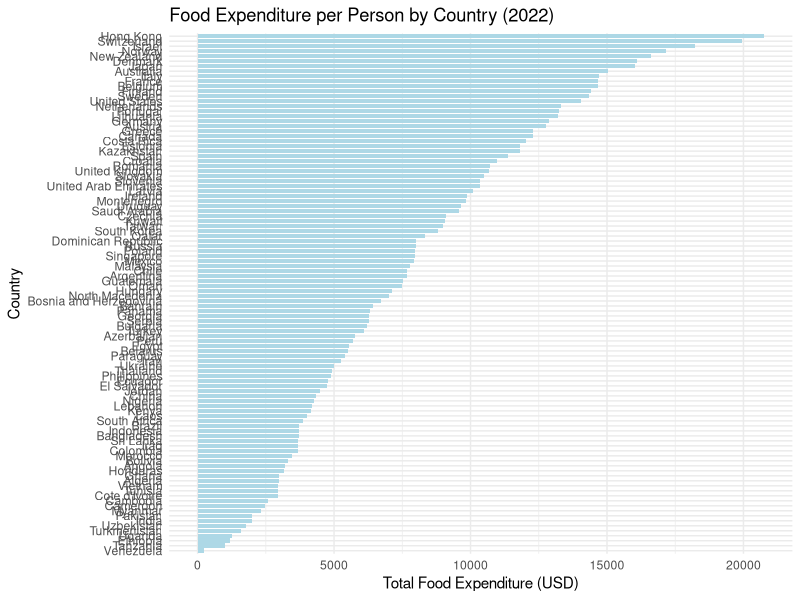
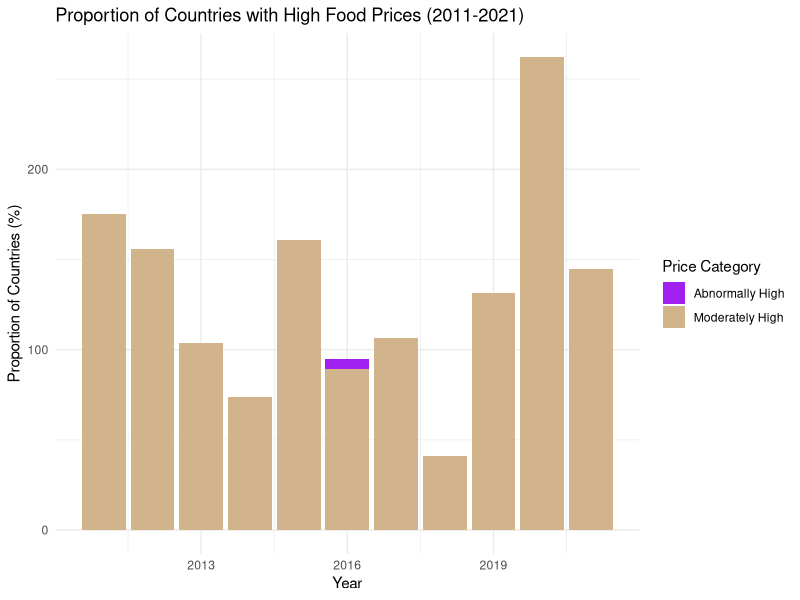

Generate these figures, in order, with R:
## ---- chunk 1
# Load necessary libraries
library(tidyverse)

# Load the datasets
food_expenditure <- read_csv("food-expenditure-per-person-per-year.csv")

high_food_prices <- read_csv("share-of-countries-recording-high-food-prices.csv")
## ---- chunk 2
# Clean the datasets
cleaned_food_expenditure <- food_expenditure %>%
  filter(!is.na(`Total food expenditure`))

cleaned_high_food_prices <- high_food_prices %>%
  filter(!is.na(`2.c.1 - Proportion of countries recording abnormally high or moderately high food prices, according to the Indicator of Food Price Anomalies (%) - AG_FPA_HMFP - Abnormal: High food prices`)) %>%
  filter(!is.na(`2.c.1 - Proportion of countries recording abnormally high or moderately high food prices, according to the Indicator of Food Price Anomalies (%) - AG_FPA_HMFP - Moderate: Moderately high food prices`))

## ---- chunk 3
# Create a bar chart of food expenditure per person
ggplot(cleaned_food_expenditure, aes(x = reorder(Entity, `Total food expenditure`), y = `Total food expenditure`)) +
  geom_bar(stat = "identity", fill = "lightblue") +
  coord_flip() +
  labs(title = "Food Expenditure per Person by Country (2022)",
       x = "Country",
       y = "Total Food Expenditure (USD)") +
  theme_minimal()

## ---- chunk 4
# Show top 10 countries with highest food expenditure
top_10_expenditure <- cleaned_food_expenditure %>%
  arrange(desc(`Total food expenditure`)) %>%
  select(Entity, `Total food expenditure`) %>%  # Select relevant columns
  head(10)

# Display the table using knitr::kable
knitr::kable(top_10_expenditure, col.names = c("Country", "Total Food Expenditure (USD)"))


## ---- chunk 5
# Create a bar chart for countries recording high food prices
ggplot(cleaned_high_food_prices, aes(x = Year, 
                                     y = `2.c.1 - Proportion of countries recording abnormally high or moderately high food prices, according to the Indicator of Food Price Anomalies (%) - AG_FPA_HMFP - Abnormal: High food prices`,
                                     fill = "Abnormally High")) +
  geom_bar(stat = "identity", position = "stack") +
  geom_bar(aes(y = `2.c.1 - Proportion of countries recording abnormally high or moderately high food prices, according to the Indicator of Food Price Anomalies (%) - AG_FPA_HMFP - Moderate: Moderately high food prices`, 
               fill = "Moderately High"), stat = "identity", position = "stack") +
  labs(title = "Proportion of Countries with High Food Prices (2011-2021)",
       x = "Year",
       y = "Proportion of Countries (%)") +
  theme_minimal() +
  scale_fill_manual(name = "Price Category", values = c("Abnormally High" = "purple", "Moderately High" = "tan"))

## ---- chunk 6

# Ensure cleaned_high_food_prices is created correctly first
cleaned_high_food_prices <- high_food_prices %>%
  filter(!is.na(`2.c.1 - Proportion of countries recording abnormally high or moderately high food prices, according to the Indicator of Food Price Anomalies (%) - AG_FPA_HMFP - Abnormal: High food prices`)) %>%
  filter(!is.na(`2.c.1 - Proportion of countries recording abnormally high or moderately high food prices, according to the Indicator of Food Price Anomalies (%) - AG_FPA_HMFP - Moderate: Moderately high food prices`))

# Now filter for the year 2020
high_food_2020 <- cleaned_high_food_prices %>%
  filter(Year == 2020)

# Select the relevant columns for the table
high_food_2020_table <- high_food_2020 %>%
  select(Year,
         `2.c.1 - Proportion of countries recording abnormally high or moderately high food prices, according to the Indicator of Food Price Anomalies (%) - AG_FPA_HMFP - Abnormal: High food prices`,
         `2.c.1 - Proportion of countries recording abnormally high or moderately high food prices, according to the Indicator of Food Price Anomalies (%) - AG_FPA_HMFP - Moderate: Moderately high food prices`)

# Display the table with appropriate column names
knitr::kable(high_food_2020_table, 
             col.names = c("Year", "Abnormally High (%)", "Moderately High (%)"))


